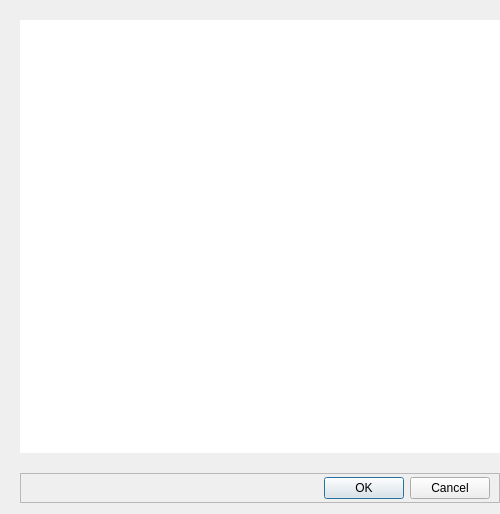
<?xml version="1.0" encoding="UTF-8"?>
<ui version="4.0">
 <class>RestrictionEnzymeDialog</class>
 <widget class="QDialog" name="RestrictionEnzymeDialog">
  <property name="geometry">
   <rect>
    <x>0</x>
    <y>0</y>
    <width>500</width>
    <height>514</height>
   </rect>
  </property>
  <property name="sizePolicy">
   <sizepolicy hsizetype="Fixed" vsizetype="Preferred">
    <horstretch>0</horstretch>
    <verstretch>0</verstretch>
   </sizepolicy>
  </property>
  <property name="minimumSize">
   <size>
    <width>500</width>
    <height>0</height>
   </size>
  </property>
  <property name="maximumSize">
   <size>
    <width>500</width>
    <height>16777215</height>
   </size>
  </property>
  <property name="windowTitle">
   <string>Restriction Enzymes</string>
  </property>
  <layout class="QVBoxLayout" name="verticalLayout">
   <property name="spacing">
    <number>20</number>
   </property>
   <property name="leftMargin">
    <number>20</number>
   </property>
   <property name="topMargin">
    <number>20</number>
   </property>
   <property name="rightMargin">
    <number>0</number>
   </property>
   <item>
    <widget class="QTableView" name="restrictionEnzymeTableView">
     <property name="frameShape">
      <enum>QFrame::NoFrame</enum>
     </property>
     <property name="alternatingRowColors">
      <bool>false</bool>
     </property>
     <property name="selectionBehavior">
      <enum>QAbstractItemView::SelectRows</enum>
     </property>
     <property name="showGrid">
      <bool>false</bool>
     </property>
     <property name="gridStyle">
      <enum>Qt::SolidLine</enum>
     </property>
     <property name="sortingEnabled">
      <bool>true</bool>
     </property>
     <attribute name="horizontalHeaderVisible">
      <bool>true</bool>
     </attribute>
     <attribute name="horizontalHeaderHighlightSections">
      <bool>false</bool>
     </attribute>
     <attribute name="horizontalHeaderShowSortIndicator" stdset="0">
      <bool>true</bool>
     </attribute>
     <attribute name="horizontalHeaderStretchLastSection">
      <bool>true</bool>
     </attribute>
     <attribute name="verticalHeaderVisible">
      <bool>false</bool>
     </attribute>
     <attribute name="verticalHeaderShowSortIndicator" stdset="0">
      <bool>false</bool>
     </attribute>
     <attribute name="verticalHeaderStretchLastSection">
      <bool>false</bool>
     </attribute>
    </widget>
   </item>
   <item>
    <widget class="QFrame" name="frame">
     <property name="minimumSize">
      <size>
       <width>0</width>
       <height>30</height>
      </size>
     </property>
     <property name="frameShape">
      <enum>QFrame::StyledPanel</enum>
     </property>
     <property name="frameShadow">
      <enum>QFrame::Raised</enum>
     </property>
     <layout class="QVBoxLayout" name="verticalLayout_2">
      <property name="leftMargin">
       <number>0</number>
      </property>
      <property name="topMargin">
       <number>0</number>
      </property>
      <property name="bottomMargin">
       <number>0</number>
      </property>
      <item>
       <widget class="QDialogButtonBox" name="buttonBox">
        <property name="orientation">
         <enum>Qt::Horizontal</enum>
        </property>
        <property name="standardButtons">
         <set>QDialogButtonBox::Cancel|QDialogButtonBox::Ok</set>
        </property>
       </widget>
      </item>
     </layout>
    </widget>
   </item>
  </layout>
 </widget>
 <resources/>
 <connections>
  <connection>
   <sender>buttonBox</sender>
   <signal>accepted()</signal>
   <receiver>RestrictionEnzymeDialog</receiver>
   <slot>accept()</slot>
   <hints>
    <hint type="sourcelabel">
     <x>257</x>
     <y>504</y>
    </hint>
    <hint type="destinationlabel">
     <x>157</x>
     <y>274</y>
    </hint>
   </hints>
  </connection>
  <connection>
   <sender>buttonBox</sender>
   <signal>rejected()</signal>
   <receiver>RestrictionEnzymeDialog</receiver>
   <slot>reject()</slot>
   <hints>
    <hint type="sourcelabel">
     <x>325</x>
     <y>504</y>
    </hint>
    <hint type="destinationlabel">
     <x>286</x>
     <y>274</y>
    </hint>
   </hints>
  </connection>
  <connection>
   <sender>restrictionEnzymeTableView</sender>
   <signal>doubleClicked(QModelIndex)</signal>
   <receiver>RestrictionEnzymeDialog</receiver>
   <slot>accept()</slot>
   <hints>
    <hint type="sourcelabel">
     <x>88</x>
     <y>343</y>
    </hint>
    <hint type="destinationlabel">
     <x>5</x>
     <y>466</y>
    </hint>
   </hints>
  </connection>
 </connections>
 <slots>
  <slot>on_buttonBox_accepted()</slot>
 </slots>
</ui>
